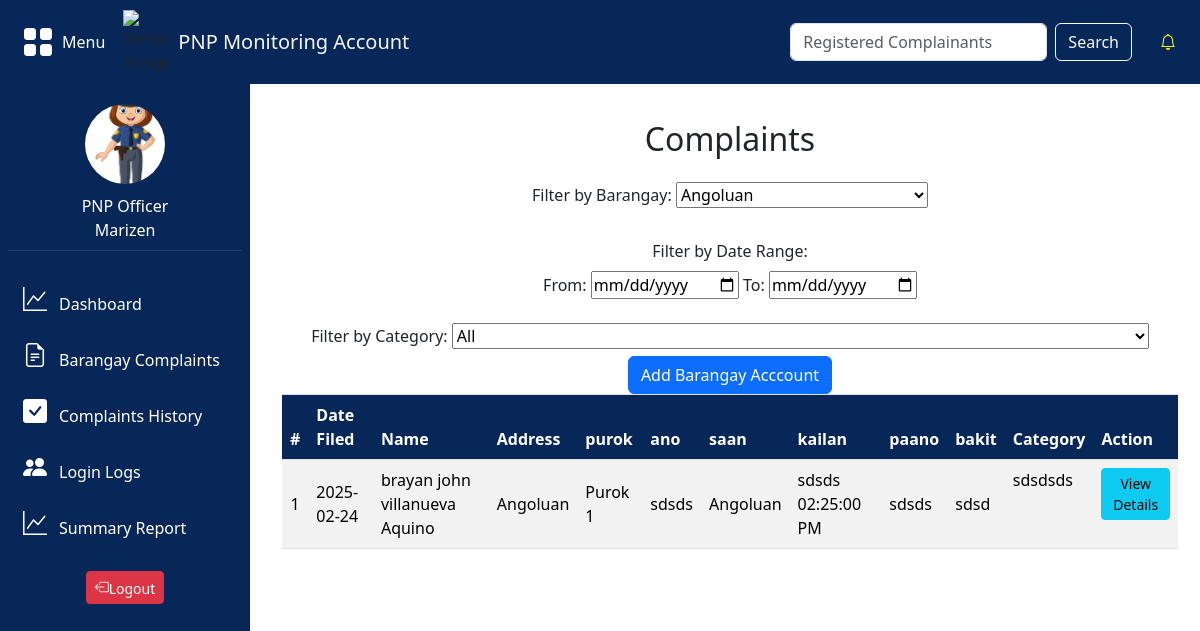
/pnp/pnp.php?barangay=Angoluan (signed in), run on the app's committed database.
### tables this page shows
CREATE TABLE `tbl_complaints` (
  `complaints_id` int(15) NOT NULL,
  `complaint_name` varchar(255) NOT NULL,
  `complaints_person` varchar(15) NOT NULL,
  `status` varchar(20) NOT NULL DEFAULT '''Inprogress''',
  `complaints` text NOT NULL,
  `responds` enum('barangay','pnp') NOT NULL,
  `date_filed` date NOT NULL,
  `category_id` int(1) NOT NULL,
  `barangays_id` int(10) NOT NULL,
  `image_id` int(10) NOT NULL,
  `info_id` int(11) NOT NULL,
  `user_id` int(11) NOT NULL,
  `ano` varchar(255) DEFAULT NULL,
  `barangay_saan` varchar(255) DEFAULT NULL,
  `kailan_date` date DEFAULT NULL,
  `kailan_time` varchar(255) NOT NULL,
  `paano` text DEFAULT NULL,
  `bakit` text DEFAULT NULL,
  `file_path` varchar(255) DEFAULT NULL,
  `cert_id` int(15) DEFAULT NULL
);

CREATE TABLE `tbl_users` (
  `user_id` int(15) NOT NULL,
  `first_name` varchar(255) NOT NULL,
  `middle_name` varchar(255) NOT NULL,
  `last_name` varchar(255) NOT NULL,
  `extension_name` varchar(255) DEFAULT NULL,
  `gender` varchar(255) NOT NULL,
  `age` int(255) NOT NULL,
  `birth_date` date NOT NULL,
  `selfie_path` varchar(255) NOT NULL,
  `image_type` enum('ID') NOT NULL,
  `image_path` varchar(255) NOT NULL,
  `date_uploaded` datetime(6) NOT NULL,
  `cp_number` varchar(255) NOT NULL,
  `password` varchar(255) NOT NULL,
  `accountType` enum('Resident','Barangay Official','PNP Officer') NOT NULL,
  `barangays_id` int(11) DEFAULT NULL,
  `place_of_birth` varchar(255) NOT NULL,
  `purok` varchar(255) NOT NULL,
  `civil_status` enum('Single','Married','Separated','Live-in','Divorced','Widowed') NOT NULL,
  `educational_background` enum('No Formal Education','Elementary','Highschool','College','Post Graduate') NOT NULL,
  `nationality` varchar(255) NOT NULL,
  `pic_data` varchar(255) NOT NULL,
  `security_question` varchar(255) NOT NULL,
  `security_answer` varchar(255) NOT NULL,
  `login_attempts` int(11) DEFAULT 0,
  `lockout_time` datetime DEFAULT NULL,
  `is_verified` tinyint(1) NOT NULL DEFAULT 0
);

CREATE TABLE `tbl_complaintcategories` (
  `category_id` int(10) NOT NULL,
  `complaints_category` varchar(255) NOT NULL,
  `cert_path` varchar(255) NOT NULL
);

### pnp/pnp.php (the view, shortened to what this page needs)
<!DOCTYPE html>
<html lang="en">
<head>
    <link href="https://cdnjs.cloudflare.com/ajax/libs/bootstrap-icons/1.8.1/font/bootstrap-icons.min.css" rel="stylesheet">
    <link href="https://cdn.jsdelivr.net/npm/bootstrap@5.3.3/dist/css/bootstrap.min.css" rel="stylesheet">
    <link rel="stylesheet" type="text/css" href="../styles/style.css">
</head>
<body>
<?php
include '../includes/pnp-nav.php';
include '../includes/pnp-bar.php';
?>
<center>
<div class="content">
    <div class="container">
        <h2 class="mt-3 mb-4">Complaints</h2>
        <form method="GET">
    <label class="form-label">Filter by Barangay:</label>
    <select id="barangayDropdown" name="barangay" onchange="this.form.submit()">
        <?php
        $stmtBarangay = $pdo->query("SELECT DISTINCT barangay_saan FROM tbl_complaints WHERE barangay_saan IS NOT NULL ORDER BY barangay_saan");
        while ($rowBarangay = $stmtBarangay->fetch(PDO::FETCH_ASSOC)) {
            $selected = isset($_GET['barangay']) && $_GET['barangay'] == $rowBarangay['barangay_saan'] ? 'selected' : '';
            echo "<option value='{$rowBarangay['barangay_saan']}' $selected>{$rowBarangay['barangay_saan']}</option>";
        }
        ?>
    </select>
    <br><br>
    <label class="form-label">Filter by Date Range:</label><br>
    <label for="from_date">From: </label>
    <input type="date" id="from_date" name="from_date" value="<?php echo isset($_GET['from_date']) ? $_GET['from_date'] : ''; ?>" onchange="this.form.submit()">
    <label for="to_date">To: </label>
    <input type="date" id="to_date" name="to_date" value="<?php echo isset($_GET['to_date']) ? $_GET['to_date'] : ''; ?>" onchange="this.form.submit()">
    <br><br>
    <label class="form-label">Filter by Category:</label>
    <select id="categoryDropdown" name="category" onchange="this.form.submit()">
        <option value="">All</option>
    </select>
</form>
<div style="width: 100%; text-align: center;">
    <button onclick="window.location.href='add_account.php';" class="btn btn-primary">Add Barangay Acccount</button>
</div>
        <div class="table">
            <table class="table table-striped table-bordered table-center" id="complaintsTable">
                <thead>
                    <tr>
                    <th>#</th>
                        <th>Date Filed</th>
                        <th>Name</th>
                        <th>Address</th>
                        <th>purok</th>
                        <th>ano</th>
                        <th>saan</th>
                        <th>kailan</th>
                        <th>paano</th>
                        <th>bakit</th>
                        <th>Category</th>
                        <th>Action</th>
                    </tr>
                </thead>
                <tbody>
                <?php
    function displayPNPComplaints($pdo) {
        try {
            $conditions = ["c.responds = 'pnp'", "c.status != 'Filed in the court'"];
            $params = [];
            if (!empty($_GET['barangay'])) {
                $conditions[] = "c.barangay_saan = ?";
                $params[] = $_GET['barangay'];
            }
            $query = "
                SELECT c.*, cat.complaints_category, u.purok
                FROM tbl_complaints c
                JOIN tbl_users u ON u.user_id = c.user_id
                JOIN tbl_complaintcategories cat ON c.category_id = cat.category_id
                WHERE " . implode(" AND ", $conditions) . "
                ORDER BY c.date_filed DESC
            ";
            $stmt = $pdo->prepare($query);
            $stmt->execute($params);
            if ($stmt->rowCount() > 0) {
                $row_number = 1;
                while ($row = $stmt->fetch(PDO::FETCH_ASSOC)) {
                    echo "<tr>";
                    echo "<td style='text-align: center; vertical-align: middle;'>{$row_number}</td>";
                    echo "<td style='text-align: left; vertical-align: middle;'>{$row['date_filed']}</td>";
                    echo "<td style='text-align: left; vertical-align: middle;'>{$row['complaint_name']}</td>";
                    echo "<td style='text-align: left; vertical-align: middle;'>{$row['barangay_saan']}</td>";
                    echo "<td style='text-align: left; vertical-align: middle;'>{$row['purok']}</td>";
                    echo "<td style='text-align: left; vertical-align: middle;'>{$row['ano']}</td>";
                    echo "<td style='text-align: left; vertical-align: middle;'>{$row['barangay_saan']}</td>";
                    echo "<td style='text-align: left; vertical-align: middle;'>" . htmlspecialchars($row['paano']) . ' ' . htmlspecialchars($row['kailan_time']) . "</td>";
                    echo "<td style='text-align: left; vertical-align: middle;'>{$row['paano']}</td>";
                    echo "<td style='text-align: left; vertical-align: middle;'>{$row['bakit']}</td>";
                    echo "<td class='category'>{$row['complaints_category']}</td>";
                    echo "<td><button class='btn btn-info btn-sm' data-bs-toggle='modal' data-bs-target='#viewDetailsModal' data-id='{$row['complaints_id']}'>View Details</button></td>";
                    echo "</tr>";
                    $row_number++;
                }
            } else {
                echo "<tr><td colspan='12' class='text-center'>No record found</td></tr>";
            }
        } catch (PDOException $e) {
            echo "<tr><td colspan='12' class='text-center'>Error fetching PNP complaints: " . $e->getMessage() . "</td></tr>";
        }
    }
    displayPNPComplaints($pdo);
?>
                </tbody>
            </table>
            </div>
        </div>
    </div>
  </center>
</body>
</html>

### styles/style.css (style rules this page uses)
.content { margin-left: 250px; transition: margin-left 0.3s ease; padding: 20px; width: 80%; }
table, th, td { border: none; }
table { border-collapse: collapse; width: 100%; }

### pnp/pnp.php (style rules this page uses)
.table thead th { background-color: #082759; color: #ffffff; }

### data on the page
tbl_complaints: date_filed "2025-02-24", complaint_name "brayan john villanueva Aquino", barangay_saan "Angoluan", user.purok "Purok 1", ano "sdsds", paano "sdsds", kailan_time "02:25:00 PM", bakit "sdsd", category.complaints_category "sdsdsds"

### other printed values
$_SESSION['accountType'] "PNP Officer"
$firstName "Marizen"
form field barangay "Angoluan"
